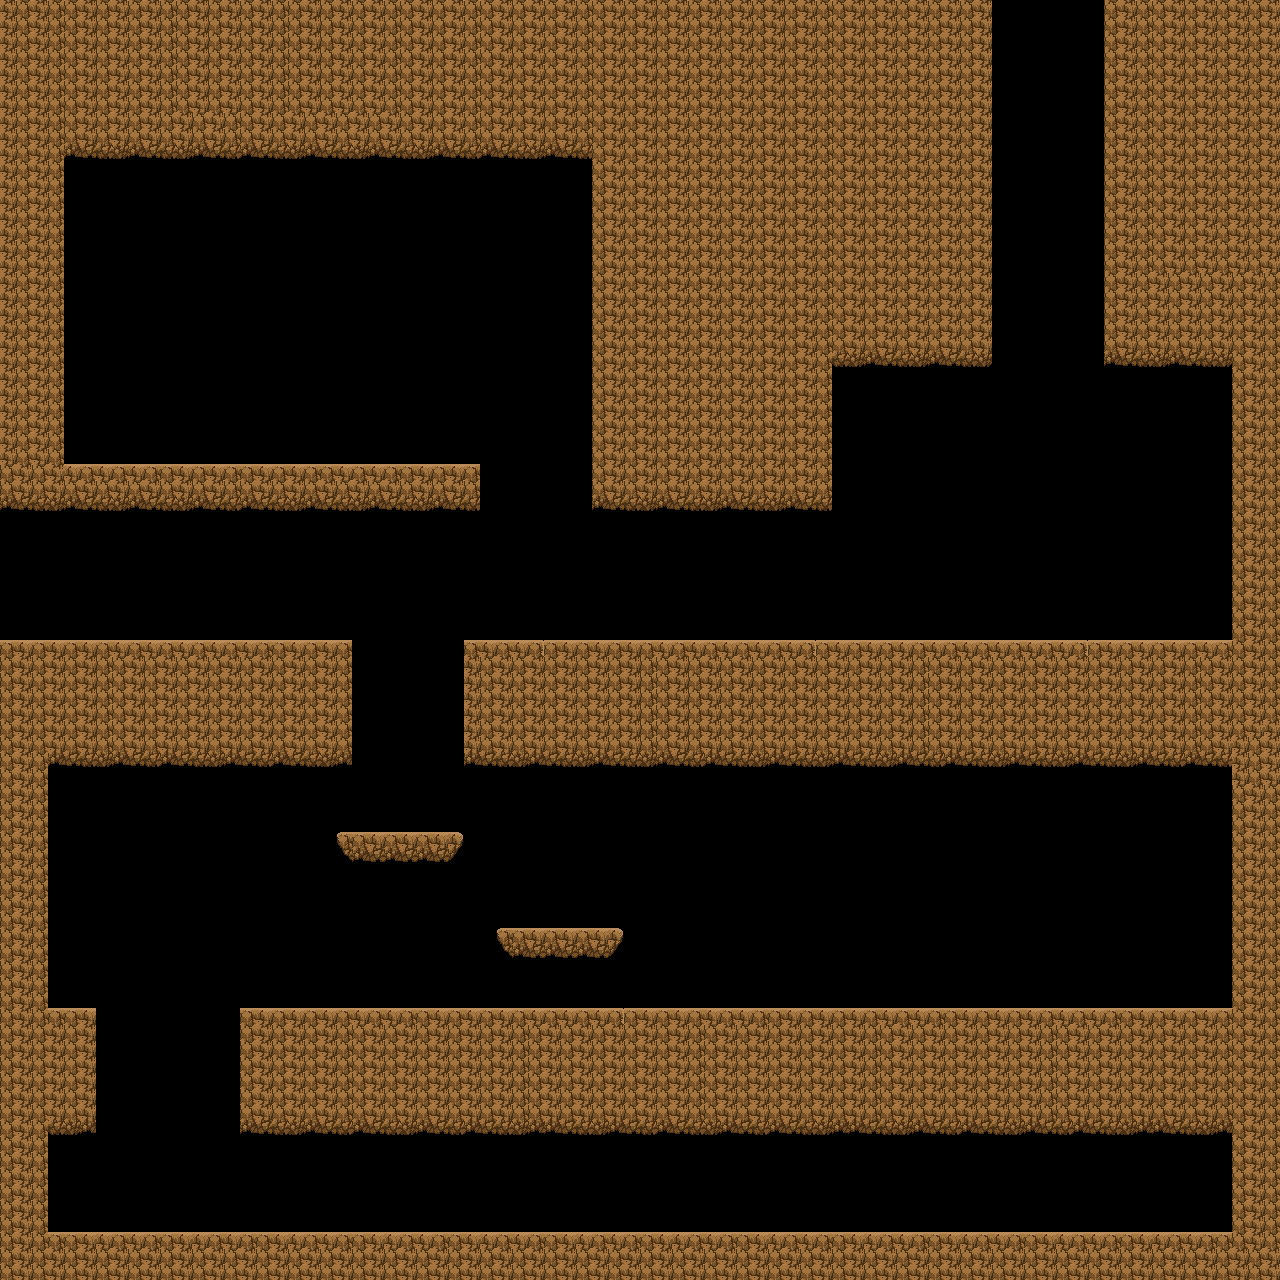

Tiled map render using the project's own tile images. Description and the map definition, with tile-layer contents summarised, below:
An orthogonal 80x80 tile map with 16x16 px tiles, 2 tile layers (Capa de patrones 1, Capa de patrones 2), 2 tilesets and 50 objects (3x Puerta3, 2x Puerta2, 2x Puerta1, Mina_2/1, mineKey, ...).

<map version="1.2" tiledversion="1.3.3" orientation="orthogonal" renderorder="right-down" width="80" height="80" tilewidth="16" tileheight="16" infinite="0" nextlayerid="15" nextobjectid="58">
 <tileset firstgid="1" name="minetiles" tilewidth="16" tileheight="16" tilecount="88" columns="8">
  <image source="minetiles.png" width="128" height="180" />
 </tileset>
 <tileset firstgid="89" name="bg_mine" tilewidth="16" tileheight="16" tilecount="1075" columns="43">
  <image source="bg_mine.png" width="700" height="400" />
 </tileset>
 <layer id="1" name="Capa de patrones 1" width="80" height="80">
  <data>[6400 cells, 3100 non-empty, 19 distinct tile ids]</data>
 </layer>
 <layer id="2" name="Capa de patrones 2" width="80" height="80">
  <data>[6400 cells, 0 non-empty, 0 distinct tile ids]</data>
 </layer>
 <objectgroup id="3" name="Herramientas" />
 <objectgroup id="4" name="Puertas">
  <object id="21" name="Puerta3" x="784" y="496" width="48" height="143.909" />
  <object id="22" name="Puerta2" x="714.917" y="496.542" width="48.5" height="143.417" />
  <object id="23" name="Puerta1" x="639" y="497.333" width="48.5" height="142.417" />
  <object id="43" name="Puerta3" x="992.697" y="96.2273" width="111.625" height="31.909" />
 </objectgroup>
 <objectgroup id="5" name="Palancas">
  <object id="24" name="Puerta1" x="593" y="608" width="32" height="32" />
  <object id="25" name="Puerta3" x="1168" y="976" width="32" height="32" />
  <object id="26" name="Puerta2" x="80" y="432" width="32" height="32" />
 </objectgroup>
 <objectgroup id="6" name="5">
  <object id="27" x="143" y="368" width="96" height="96" />
  <object id="29" x="704.5" y="911.583" width="96" height="96" />
  <object id="30" x="1007.5" y="912.083" width="96" height="96" />
  <object id="44" x="996" y="0" width="96" height="96" />
  <object id="45" x="1005.82" y="0.363636" width="96" height="96" />
 </objectgroup>
 <objectgroup id="7" name="2">
  <object id="32" x="894" y="1152" width="80" height="80" />
  <object id="33" x="769" y="1152" width="80" height="80" />
  <object id="34" x="643.5" y="1152" width="80" height="80" />
 </objectgroup>
 <objectgroup id="11" name="Monedas">
  <object id="35" x="1151" y="1200" width="32" height="32" />
  <object id="37" x="1184" y="1200" width="32" height="32" />
  <object id="38" x="1184" y="1167.36" width="32" height="32" />
  <object id="39" x="1151" y="1167.36" width="32" height="32" />
  <object id="40" x="160" y="976" width="32" height="32" />
  <object id="41" x="271.875" y="976" width="32" height="32" />
  <object id="42" x="1039" y="608" width="32" height="32" />
  <object id="54" x="207.909" y="975.909" width="32" height="32" />
  <object id="55" x="207.909" y="975.909" width="32" height="32" />
  <object id="56" x="336.25" y="319.5" width="32" height="32" />
  <object id="57" x="160" y="1200" width="32" height="32" />
 </objectgroup>
 <objectgroup id="12" name="Salidas">
  <object id="48" name="Mina_2/1" x="-92.6667" y="511" width="39.3333" height="128.667" />
 </objectgroup>
 <objectgroup id="13" name="Entradas">
  <object id="49" x="32" y="592" width="48" height="48" />
 </objectgroup>
 <objectgroup id="8" name="10">
  <object id="46" x="96.3636" y="1008.09" width="143.636" height="112.091" />
  <object id="47" x="352.193" y="640" width="111.837" height="95.4508" />
 </objectgroup>
 <objectgroup id="9" name="Hitboxes">
  <object id="2" x="-102.021" y="640" width="454.061" height="127.818" />
  <object id="3" x="0" y="767.938" width="48" height="479.25" />
  <object id="4" x="47.9432" y="1008" width="48.1193" height="128.125" />
  <object id="5" x="48.0568" y="1231.99" width="1183.88" height="32.0057" />
  <object id="6" x="1231.91" y="368" width="48.0909" height="894.818" />
  <object id="7" x="-93.0833" y="0" width="157.111" height="512" />
  <object id="8" x="64.25" y="464" width="415.851" height="48.125" />
  <object id="9" x="464" y="640.002" width="767.819" height="127.818" />
  <object id="10" x="240" y="1007.94" width="992.001" height="127.818" />
  <object id="11" x="64.0678" y="-50.8692" width="928.111" height="210.818" />
  <object id="12" x="1104.02" y="-51" width="176.484" height="418.955" />
  <object id="13" x="592" y="160" width="240.125" height="352" />
  <object id="14" x="832.182" y="160" width="159.849" height="207.841" />
  <object id="15" x="336.809" y="832.029" width="126.428" height="15.9034" />
  <object id="16" x="342.078" y="847.884" width="117.037" height="15.8125" />
  <object id="18" x="496.961" y="928" width="126" height="16.0625" />
  <object id="19" x="501.938" y="944.017" width="117.069" height="15.9034" />
 </objectgroup>
 <objectgroup id="10" name="NPC">
  <object id="1" name="mineKey" x="1120" y="576.182" width="47.8182" height="47.8182" />
 </objectgroup>
 <objectgroup id="14" name="Metadata">
  <object id="52" name="bgScroll/true" x="1296.73" y="607.273" />
  <object id="53" name="zona/mina" x="1296.55" y="634.727" />
 </objectgroup>
</map>
